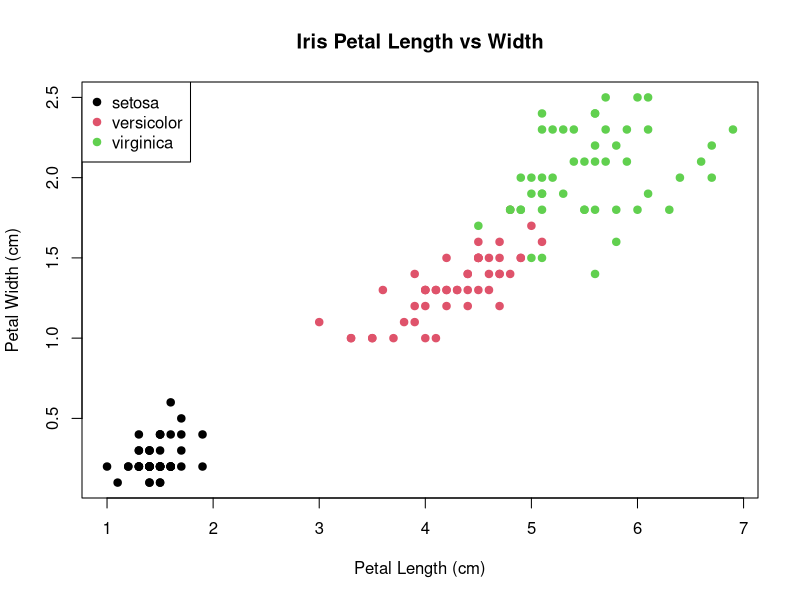
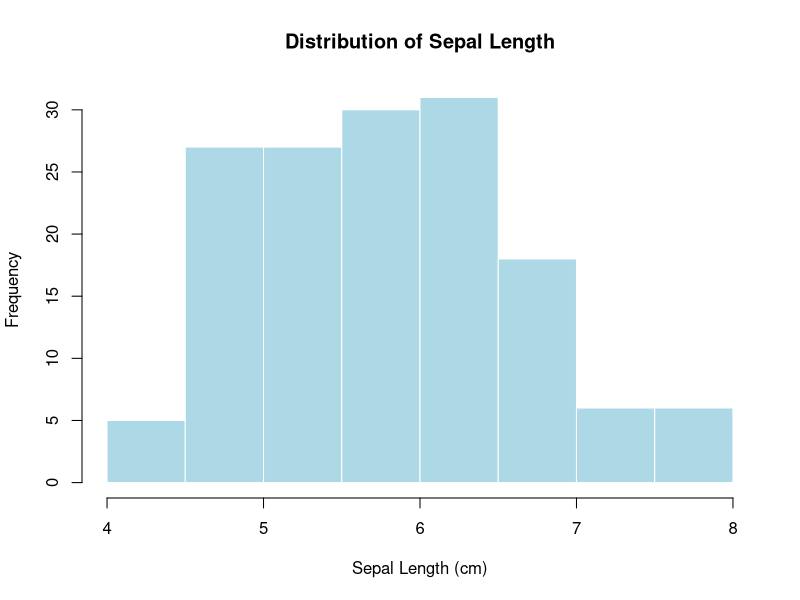
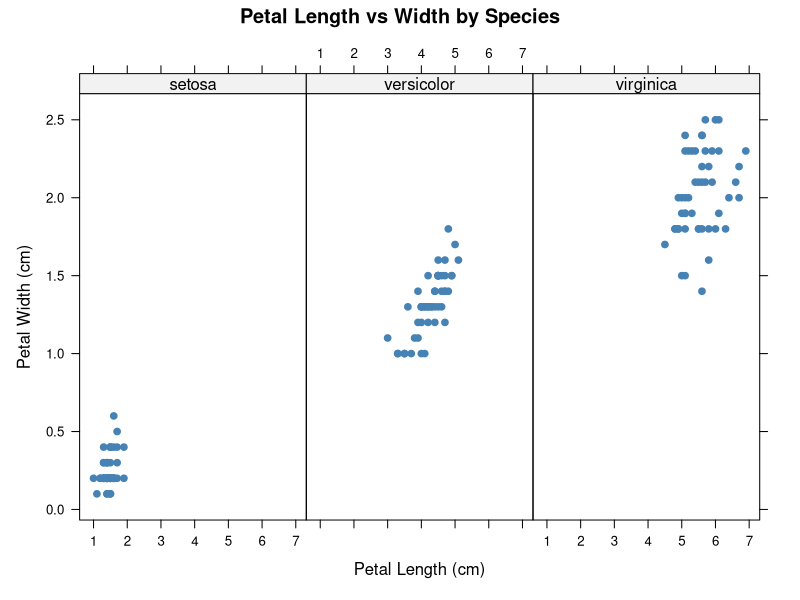
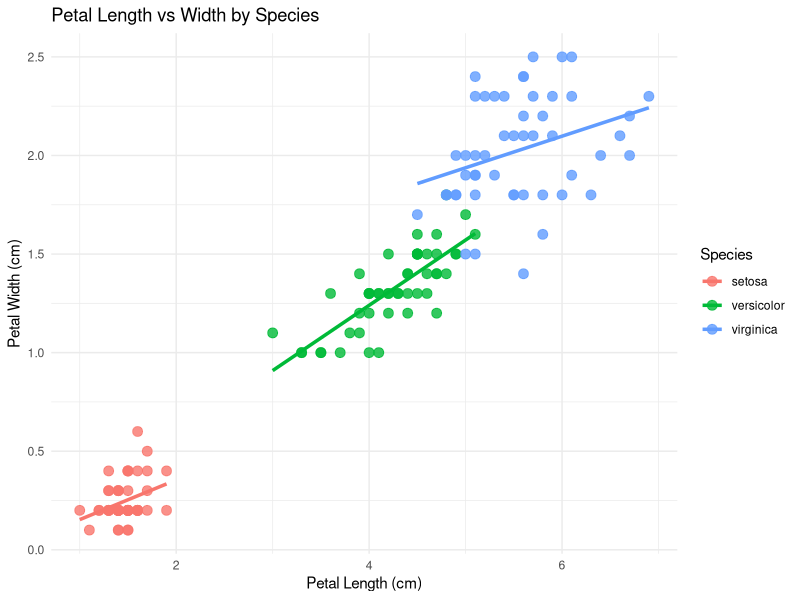

These charts were generated, in order, by the following R code:
# Michael Phommavong
# Visualization in R – Base Graphics, Lattice, and ggplot2

# Compare three visualization systems in R: base graphics, lattice, and ggplot2.
# Apply each system to the same dataset and observe similarities and differences.
# Develop clear, reproducible code and articulate your insights.

# Load Libraries
library(lattice)
library(ggplot2)

# Load Dataset
data(iris)
head(iris)

# 1. Base R Graphics
# Create at least two plots using base R functions
# Scatter  plot
plot(
  iris$Petal.Length,
  iris$Petal.Width,
  col = as.numeric(iris$Species),
  pch = 19,
  xlab = "Petal Length (cm)",
  ylab = "Petal Width (cm)",
  main = "Iris Petal Length vs Width"
)

legend("topleft",
       legend = levels(iris$Species),
       col = 1:3,
       pch = 19)

# Histogram of Sepal Length
hist(
  iris$Sepal.Length,
  col = "lightblue",
  main = "Distribution of Sepal Length",
  xlab = "Sepal Length (cm)",
  border = "white"
)


# 2. Lattice Graphics
# Use the lattice package to produce conditioned or multivariate plots
xyplot(Petal.Width ~ Petal.Length | Species, 
       data = iris,
       layout = c(3, 1),            # 3 panels side by side
       pch = 19,                    # solid points
       col = "steelblue",
       main = "Petal Length vs Width by Species",
       xlab = "Petal Length (cm)",
       ylab = "Petal Width (cm)")


# 3. ggplot2
# Use ggplot2’s grammar of graphics to create layered visuals
ggplot(iris, aes(x = Petal.Length, y = Petal.Width, color = Species)) +
  geom_point(size = 3, alpha = 0.8) +           # layer 1: scatter points
  geom_smooth(method = "lm", se = FALSE, lwd = 1.2) +  # layer 2: regression line
  labs(
    title = "Petal Length vs Width by Species",
    x = "Petal Length (cm)",
    y = "Petal Width (cm)"
  ) +
  theme_minimal()
